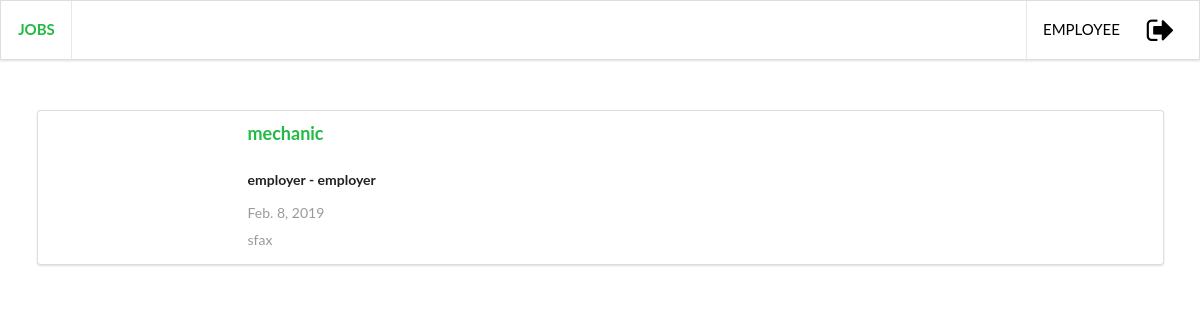
The page /list_annonces (signed in) on the database as committed earlier.
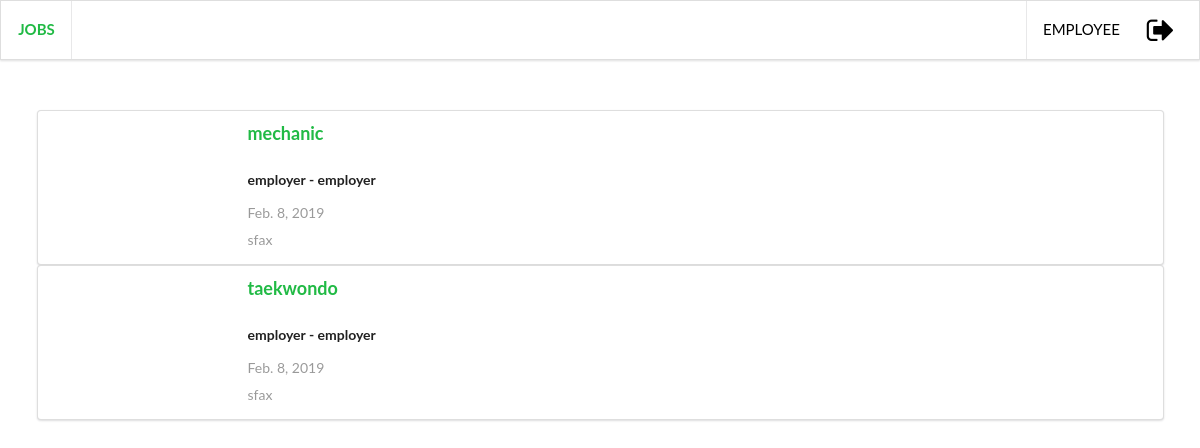
The same page on the database as committed later.
### jobs_search/models.py (models this page shows, shortened)
class Request(models.Model):
    annonce = models.ForeignKey(to=Annonce, on_delete=models.CASCADE)
    employee = models.ForeignKey(to=Profile, on_delete=models.CASCADE)
    employee_cv_file=models.FileField()

class Annonce(models.Model):
    domaines_list = (('technology', 'technology'), ('mechanics', 'mechanics'), ('commerce', 'commerce')
        , ('training and education', 'training and education'), ('services', 'services'), ('tourism', 'tourism'))
    region_list = (('sfax', 'sfax'), ('monastir', 'monastir'), ('gafsa', 'gafsa'), ('tunis', 'tunis')
        , ('sousse', 'sousse'), ('gabes', 'gabes'), ('mahdia', 'mahdia'), ('beja', 'beja')
        , ('tataouine', 'tataouine'),)
    owner = models.ForeignKey(to=Profile, on_delete=models.CASCADE)
    title = models.CharField(max_length=100)
    domaine = models.CharField(max_length=100, choices = domaines_list, default=1)
    region = models.CharField(max_length=100, choices = region_list, default=1)
    description = models.TextField(max_length=1500)
    image = models.FileField()
    date = models.DateField(auto_now=True)
    phone = models.PositiveIntegerField()

class Profile(models.Model):
    STATUS = (
        ('employee', 'employee'),
        ('employer', 'employer')
    )
    user = models.OneToOneField(to=User, on_delete=models.CASCADE)
    status = models.CharField(max_length=20, choices=STATUS)
    def __str__(self):
        return "{} - {}".format(self.user.username, self.status)

### jobs_search/views.py (the view)
# urls.py: url(r'^list_annonces', views.user_annonces_list, name='list_annonces'),
def user_annonces_list(request):
    user = request.user
    profile = Profile.objects.get(user=user)
    list_annonces = profile.annonce_set.all()
    list_requests = Request.objects.filter(employee=profile)
    context = {
        'list_annonces': list_annonces,
        'profile':profile,
        'list_requests':list_requests
    }
    return render(request, 'jobs_search/annonces_list.html', context)

### jobs_search/templates/jobs_search/annonces_list.html (shortened to what this page needs)
{% extends 'jobs_search/base.html'%}
{%block body%}
<br>
{%if profile.status == "employee"%}
{%if list_requests %}
{%for r in list_requests%}
<div class="ui container">
  <div class="ui segment">
    <div class="ui items">
      <div class="item">
        <div class="image">
        </div>
        <div class="content">
          <a class="header" style='color:#21BA45' href="{% url 'jobs_search:detail' r.annonce.id%}">{{r.annonce.title}}</a>
          <br>
          <h5>{{r.annonce.owner}}</h5>
          <div class="extra">
            {{r.annonce.date}}
          </div>
          <div class="extra">
            {{r.annonce.region}}
          </div>
        </div>
      </div>
    </div>
  </div>
</div>
{%endfor%}
{%else%}
<h3 style="text-align: center;">empty</h3>
{%endif%}
{%endif%}
{%endblock%}

Rows that differ between the two databases and show on the page:
added Request: annonce "taekwondo", annonce.owner "employer - employer", annonce "Feb. 8, 2019", annonce.region "sfax"
